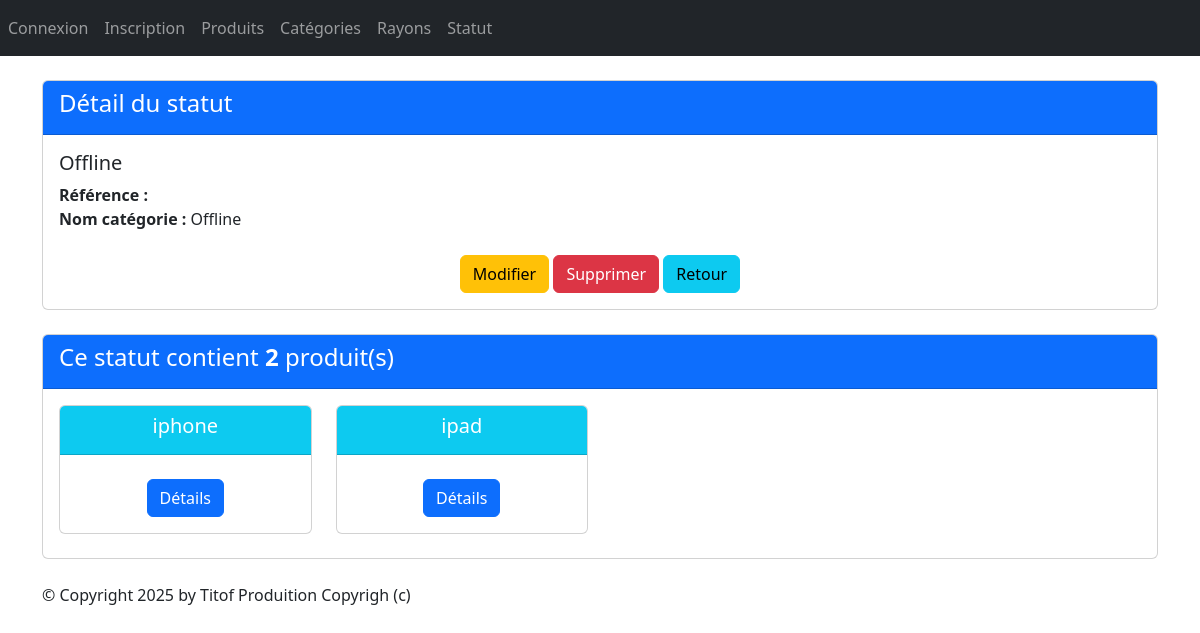
Before: /monApp/Statut/0/ with the older database file.
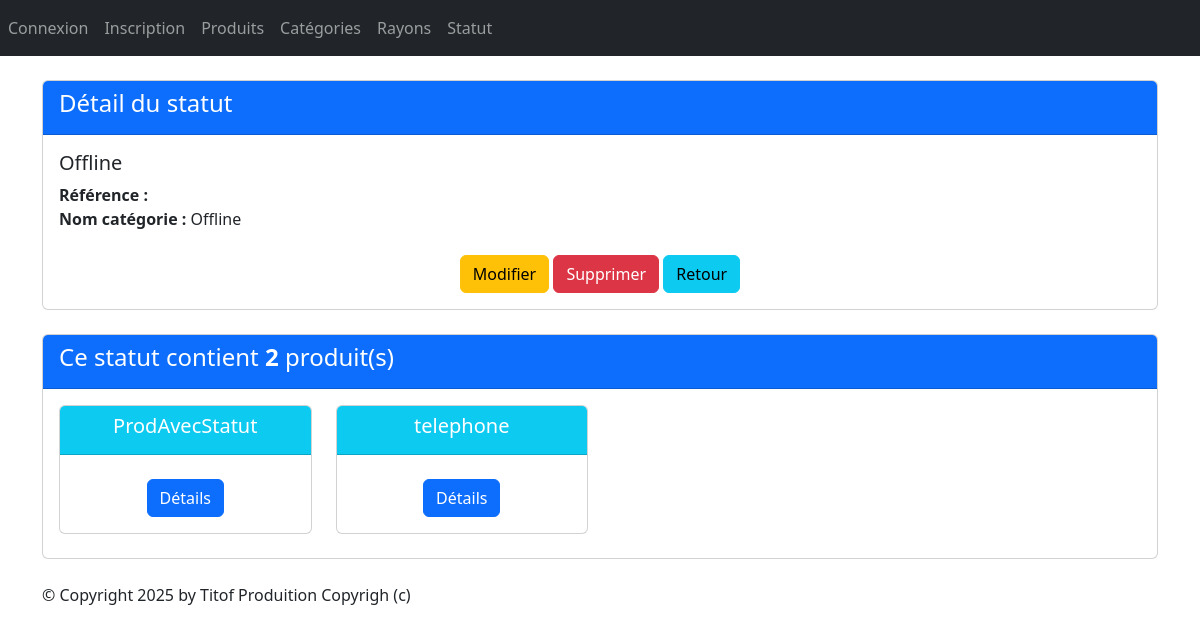
After: the same page with the newer database file.
### monApp/models.py (models this page shows, shortened)
class Produit(models.Model):
    refProd = models.AutoField(primary_key=True)
    intituleProd = models.CharField(max_length=200)
    prixUnitaireProd = models.DecimalField(max_digits=10, decimal_places=2)
    dateDeFabrication = models.DateField(default=date.today)
    categorie = models.ForeignKey(Categorie, on_delete=models.CASCADE, related_name="produits",null=True, blank=True)
    statut=models.ForeignKey(Statut,on_delete=models.CASCADE, related_name="produits",null=True, blank=True)

### monApp/views.py (the view)
# urls.py: path("Statut/<pk>/" ,views.StatutDetailView.as_view(), name="dtl_stt"),
class StatutDetailView(DetailView):
    model = Statut
    template_name = "monApp/detail_Statut.html"
    context_object_name = "stt"
    def get_queryset(self):
        return Statut.objects.annotate(nb_produits=Count('produits'))
    def get_context_data(self, **kwargs):
        context = super(StatutDetailView, self).get_context_data(**kwargs)
        context['titremenu'] = "Détail des statuts"
        context['prdts'] = self.object.produits.all()
        return context

### monApp/templates/monApp/detail_Statut.html
{% extends 'monApp/base.html' %}
{% block contenu %}
<div class="card mb-4">
    <div class="card-header bg-primary text-white">
        <h4>Détail du statut</h4>
    </div>
    <div class="card-body">
        <h5 class="card-title">{{ stt.libelleStatut }}</h5>
        <ul class="list-unstyled">
            <li><strong>Référence :</strong> {{ stt.idSatut }}</li>
            <li><strong>Nom catégorie :</strong> {{ stt.libelleStatut }}</li>
        </ul>
        <div class="car-footer text-center">
            <a href="{% url 'stt-chng' stt.idStatut %}" class="btn btn-warning mt-2">Modifier</a>
            <a href="{% url 'dlt-stt' stt.idStatut %}" class="btn btn-danger mt-2">Supprimer</a>
            <a href="{% url 'lst_stt'%}" class="btn btn-info mt-2">Retour</a>
        </div>
    </div>
</div>
<div class="card mb-4">
    <div class="card-header bg-primary text-white">
        <h4>Ce statut contient <strong>{{ stt.nb_produits }}</strong> produit(s)</h4>
    </div>
    <div class="card-body">
        <div class="row">
            {% if prdts %}
            {% for prdt in prdts %}
            <div class="col-sm-3">
                <div class="card mb-2 text-center">
                    <div class="card-header bg-info text-white">
                        <h5 class="card-title">{{ prdt.intituleProd }}</h5>
                    </div>
                    <div class="card-body">
                        <a href="{% url 'dtl_prdt' prdt.refProd %}" class="btn btn-primary mt-2">Détails</a>
                    </div>
                </div>
            </div>
            {% endfor %}
            {% else %}
            <p class="text-muted">Aucun produit trouvé pour cette catégorie.</p>
            {% endif %}
        </div>
    </div>
</div>
{% endblock %}

Changed rows visible on the page:
removed Produit: intituleProd "iphone"
removed Produit: intituleProd "ipad"
added Produit: intituleProd "ProdAvecStatut"
added Produit: intituleProd "telephone"
